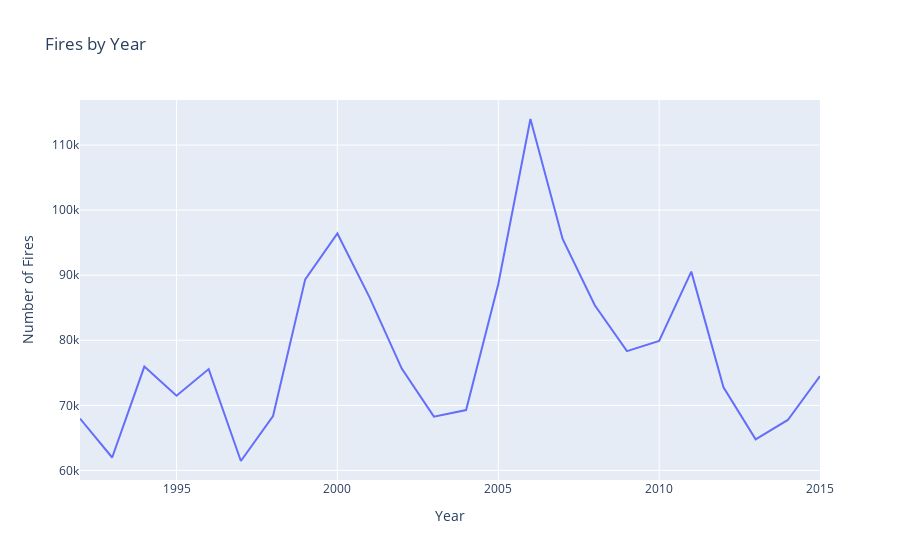

Notebook code cell kept with this figure:
### Code cell
# Line chart of fire counts vs year

fire_years_df = df[['OBJECTID','FIRE_YEAR']]

fire_years_df = fire_years_df.groupby('FIRE_YEAR').count()

fig = px.line(fire_years_df, labels={
                     "FIRE_YEAR": "Year",
                     "value": "Number of Fires"
                 },
                title="Fires by Year")

fig.update_layout(showlegend=False)


fig.show()
##fig.write_image("fig2.png")

### Figure 1 — Plotly figure (JSON) as saved in the notebook; plotly's stock layout.template omitted (floating-point values rounded to 4 significant figures)
{"data": [{"hovertemplate": "variable=OBJECTID<br>Year=%{x}<br>Number of Fires=%{y}<extra></extra>", "legendgroup": "OBJECTID", "line": {"color": "#636efa", "dash": "solid"}, "marker": {"symbol": "circle"}, "mode": "lines", "name": "OBJECTID", "orientation": "v", "showlegend": true, "type": "scatter", "x": [1992, 1993, 1994, 1995, 1996, 1997, 1998, 1999, 2000, 2001, 2002, 2003, 2004, 2005, 2006, 2007, 2008, 2009, 2010, 2011, 2012, 2013, 2014, 2015], "xaxis": "x", "y": [67975, 61989, 75955, 71472, 75574, 61450, 68370, 89363, 96416, 86587, 75656, 68261, 69279, 88604, 114004, 95573, 85378, 78325, 79889, 90552, 72769, 64780, 67753, 74491], "yaxis": "y"}], "layout": {"legend": {"title": {"text": "variable"}, "tracegroupgap": 0}, "showlegend": false, "title": {"text": "Fires by Year"}, "xaxis": {"anchor": "y", "domain": [0, 1], "title": {"text": "Year"}}, "yaxis": {"anchor": "x", "domain": [0, 1], "title": {"text": "Number of Fires"}}}}
